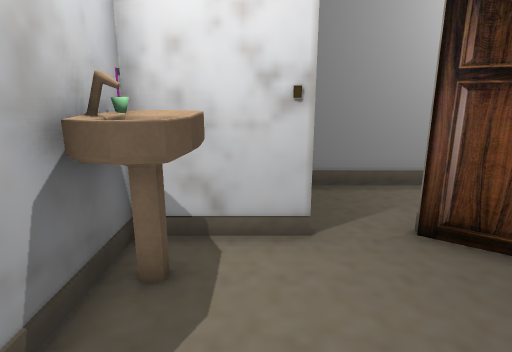
View 1 (above)

21 first-person views from a walk through a 3-D level made in the Unity game engine. The camera is 1.4 m above the floor, tilts 14° down and sees 75° across. Doors are open. The floor is counted in squares, 0.6 m on a side. Each view is taken from the middle of a square. On the plan, view 1 faces up. The plan holds only what a view shows up to about 19 squares ahead; the rest is blank. The place goes on beyond the plan. The player is left out. Some surface patterns are stand-ins.

View 2
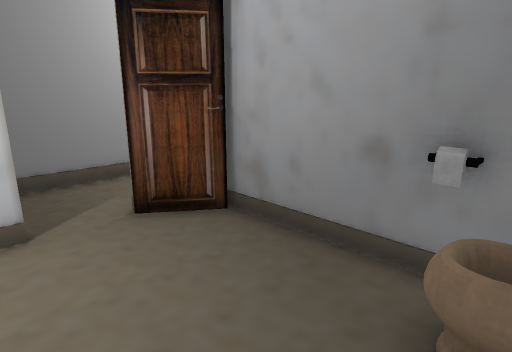

View 3
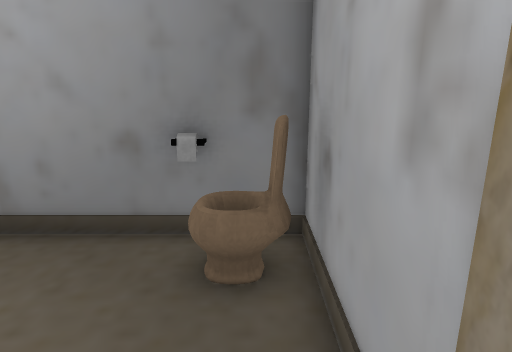

View 4
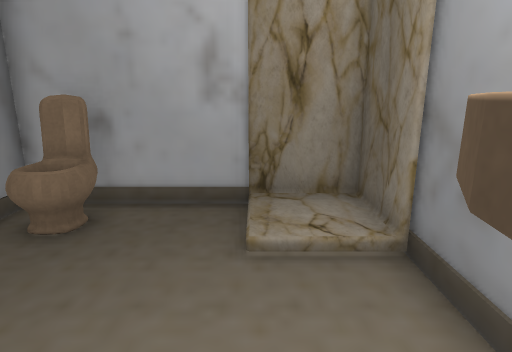

View 5
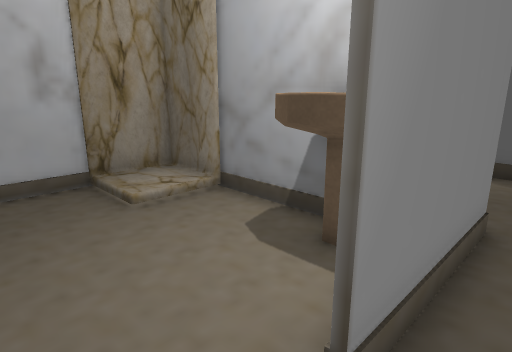

View 6
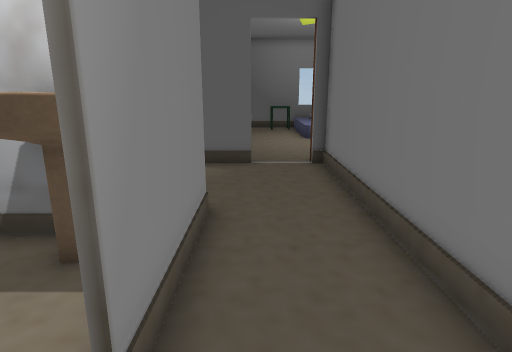

View 7
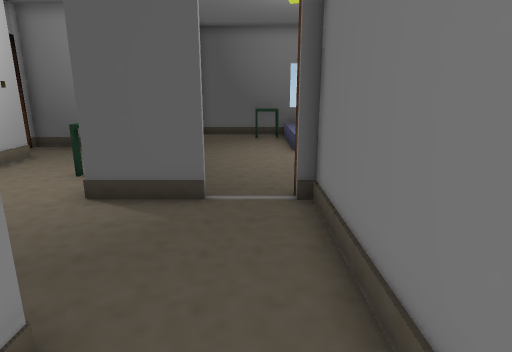

View 8
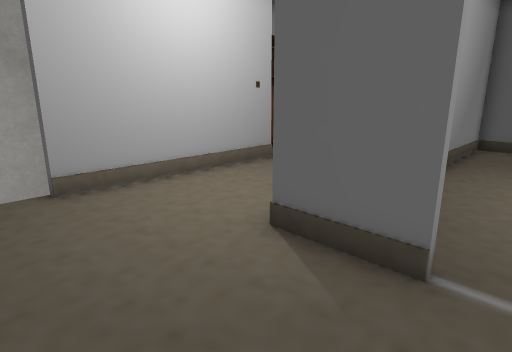

View 9
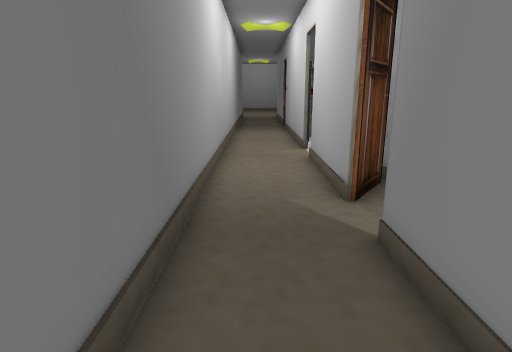

View 10
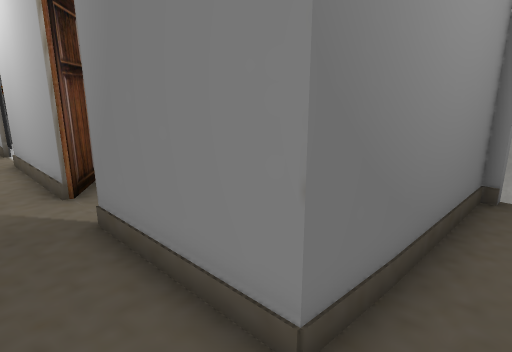

View 11
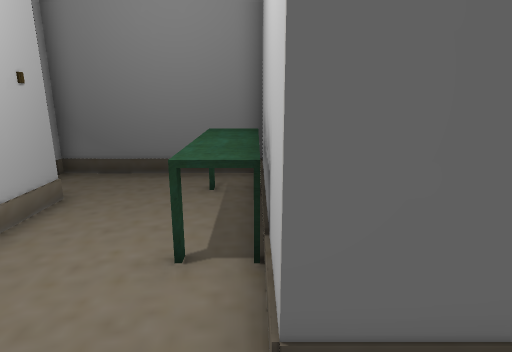

View 12
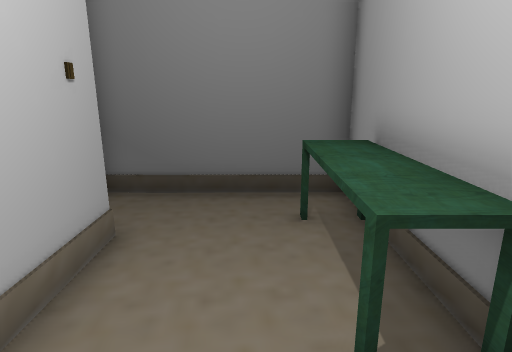

View 13
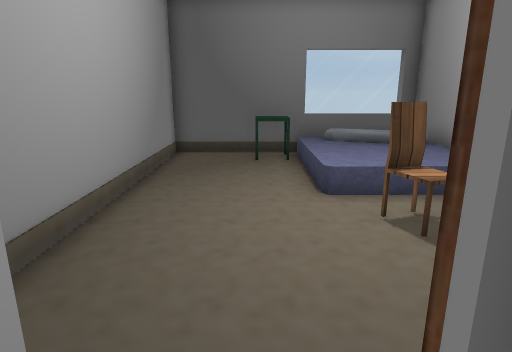

View 14
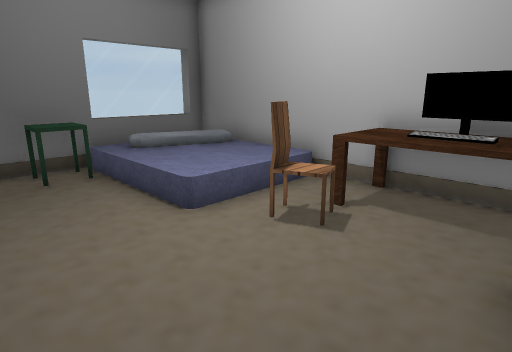

View 15
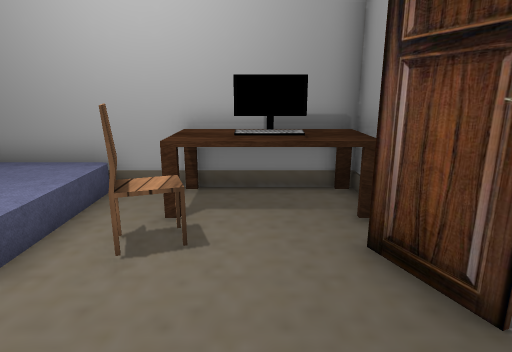

View 16
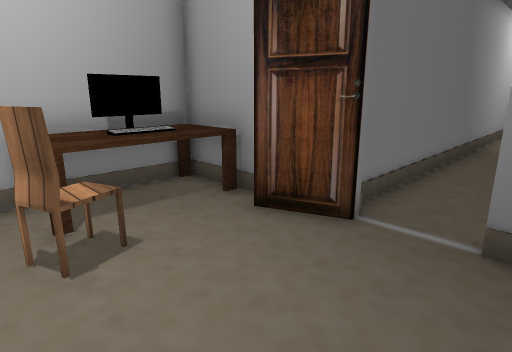

View 17
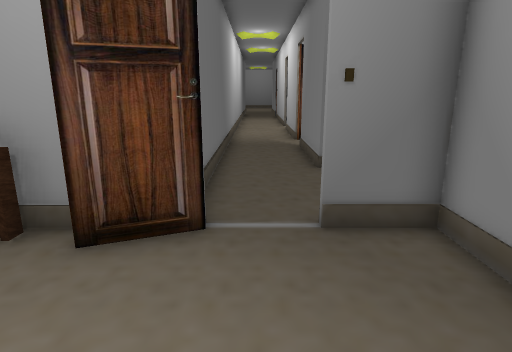

View 18
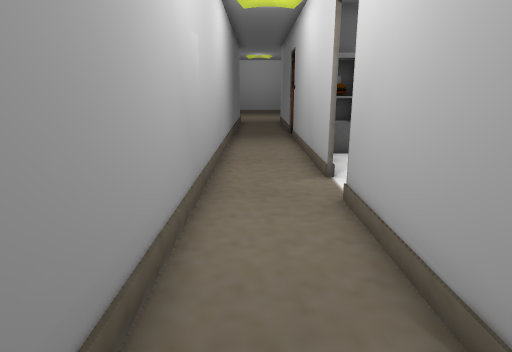

View 19
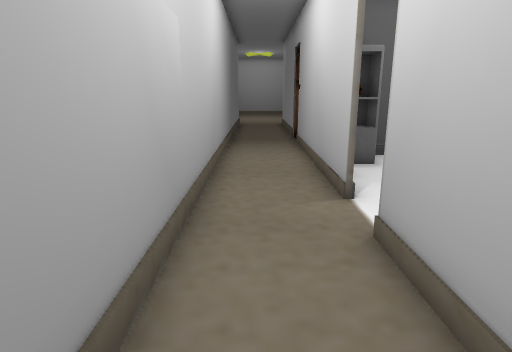

View 20
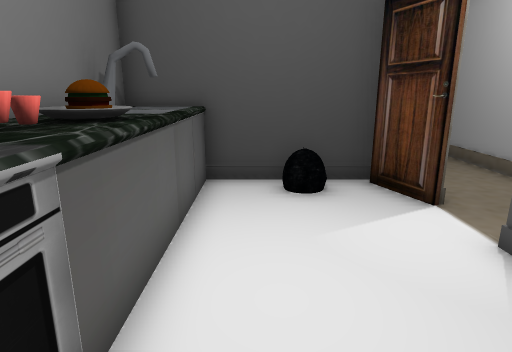

View 21
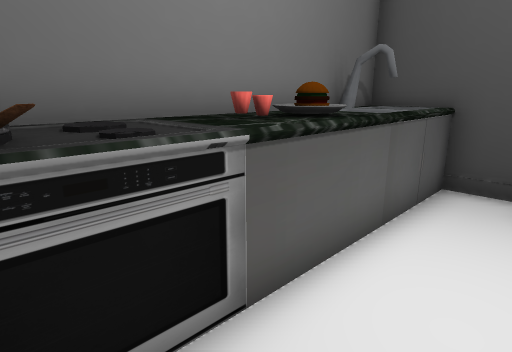

### Floor plan
Key: @ floor where view 1 was taken; # wall or solid block; . main floor; : floor 0.25 m higher than the main floor; + floor 0.5 m higher than the main floor; / step, stairs or slope; D open door; = window, fence, low wall or low ledge; ^ raised ledge; C chair; O other object.
Columns run from 20 left of view 1 to 16 right of it. Each row starts with its distance up from view 1.
 14 ########OOOO#
 13      +.OOOOO#
 12      +.OOOOO#
 11      +.CC..##
 10 #+++++.C...##
  9 OO.........##########################
  8 OO...................................
  7 #...........O........................
  6 #...........O...#####O..#####.. #####
  5 #############...##OO....####.....O
  4     ###OOO##....##OO.....##.......OO
  3     #.OOOOO.....###O.....##O.....  .#
  2     #...........###......##....... .
  1     #...........###......##^^^^=^^^#
  0     #..OO######.# O:@..OO#^^^^OOO^^#
 -1     #..###    DDD##:/..OO#^^^ ^^^^^
 -2     ##           ##################

Where each view was taken, in squares from view 1:
view 1: 0 up, 0 right, facing up
view 2: 1 down, 0 right, facing up-right
view 3: 1 down, 1 left, facing right
view 4: 5 up, 0 right, facing down
view 5: 7 up, 3 right, facing down-left
view 6: 7 up, 3 right, facing left
view 7: 8 up, 1 left, facing left
view 8: 8 up, 4 left, facing down-left
view 9: 8 up, 4 left, facing right
view 10: 8 up, 5 left, facing down-right
view 11: 4 up, 6 left, facing left
view 12: 2 up, 8 left, facing left
view 13: 8 up, 7 left, facing left
view 14: 6 up, 9 left, facing up-left
view 15: 6 up, 11 left, facing up
view 16: 6 up, 14 left, facing up-right
view 17: 8 up, 14 left, facing right
view 18: 8 up, 1 right, facing right
view 19: 8 up, 3 right, facing right
view 20: 2 up, 15 right, facing left
view 21: 3 up, 15 right, facing down-left
